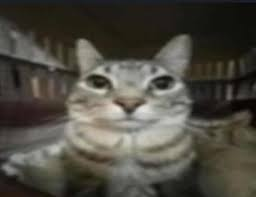
#> input picture imgs/image1.jpeg, 256 x 197 px
$ python canny_workspace.py
#> lines starting #> are read from the running program, lines starting #| are printed output that depends on the picture; after the words box and inside, x2 and y2 are one past the last pixel; in counts of white or black regions, pixels touching at a corner belong together
import cv2

img = cv2.imread('imgs/image1.jpeg')
#> img is the input picture: shape (197, 256, 3); mean B, G, R 65.9, 74.7, 77.6
img = cv2.cvtColor(img, cv2.COLOR_BGR2GRAY)
#> img: shape (197, 256)
img_2 = cv2.GaussianBlur(img, (5, 5), 0)

canny = cv2.Canny(img_2, 30, 60)
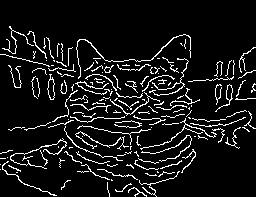
#> canny: shape (197, 256); 8.9% white in thin lines or dots, all inside (x1, y1, x2, y2) = (0, 26, 256, 197)
cv2.imshow('Canny', canny)

cap = cv2.VideoCapture(0)

while(cap.isOpened()):
    ret, frame = cap.read()
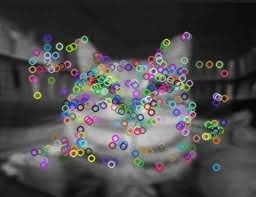
#> input picture keypoints_workspace/imgs/brief_keypoints.jpeg, 256 x 197 px, given in place of the camera
#> frame is the input picture: shape (197, 256, 3); mean B, G, R 76.5, 76.1, 76.9
    if ret:
      video = cv2.cvtColor(frame, cv2.COLOR_BGR2GRAY)
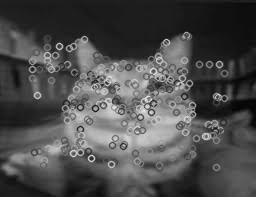
#> video: shape (197, 256); min 4, max 233, mean 76.4
      video = cv2.GaussianBlur(video, (5, 5), 0)
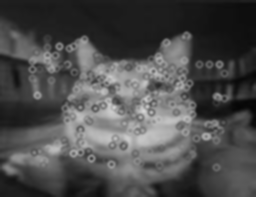
#> video: shape (197, 256); min 6, max 214, mean 76.4
      cannyVideo = cv2.Canny(video, 30, 60)
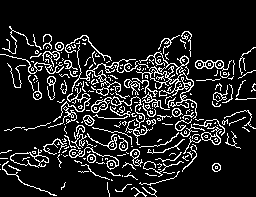
#> cannyVideo: shape (197, 256); 12.9% white in thin lines or dots, all inside (x1, y1, x2, y2) = (0, 26, 256, 197)
      cv2.imshow('Video', cannyVideo)
      '''
        Close the video with the following keys
        Number ASII       Key
        113               q
        81                Q
        120               x
        88                X
        27                ESC
        13                Enter
      '''
      key = cv2.waitKey(1) & 0xFF
#> (key q is pressed here)
      if key == ord('q') or key == ord('Q') or key == ord('x') or key == ord('X') or key == 27 or key == 13:
        break
    else:
      break

cap.release()
cv2.destroyAllWindows()
